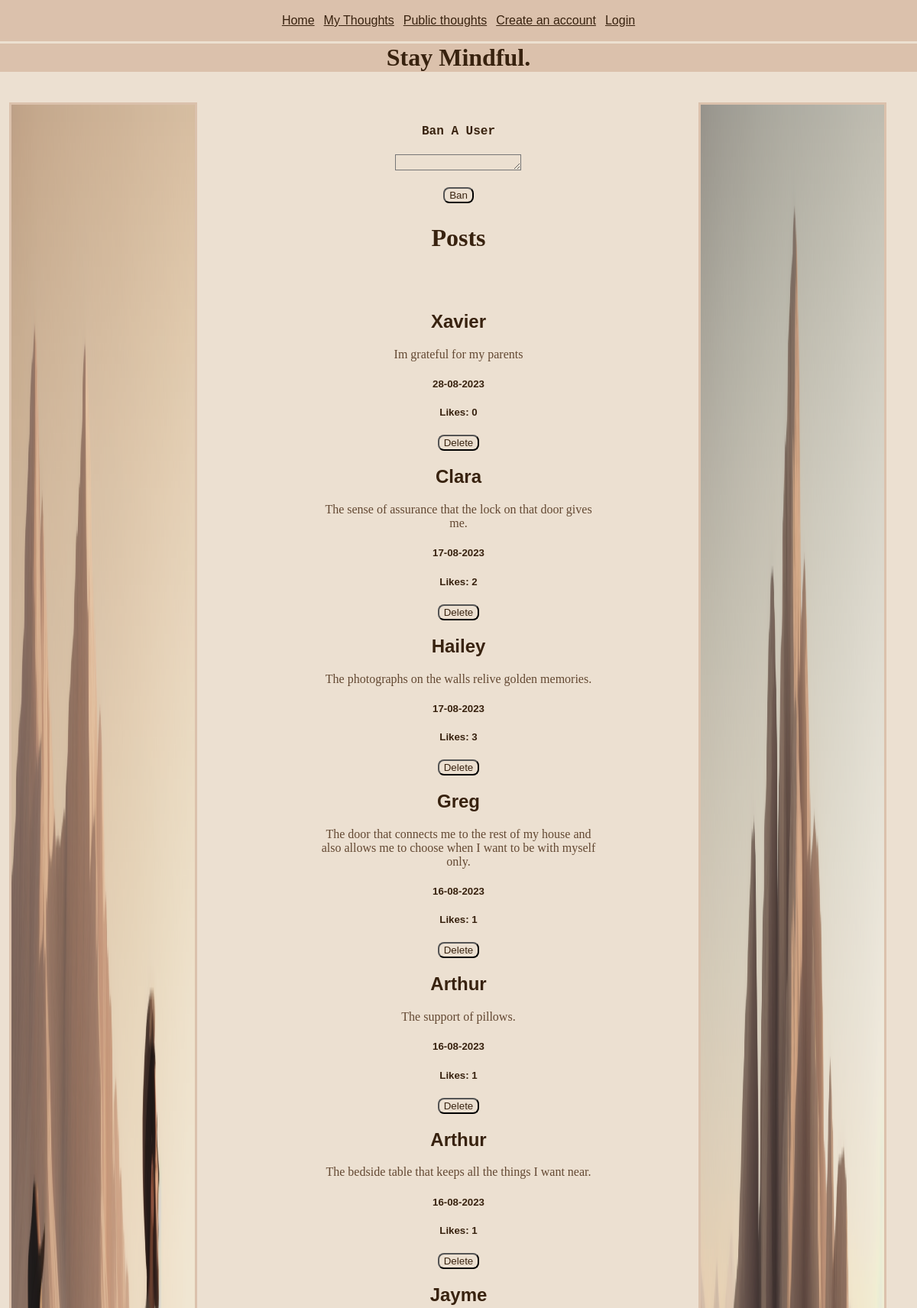
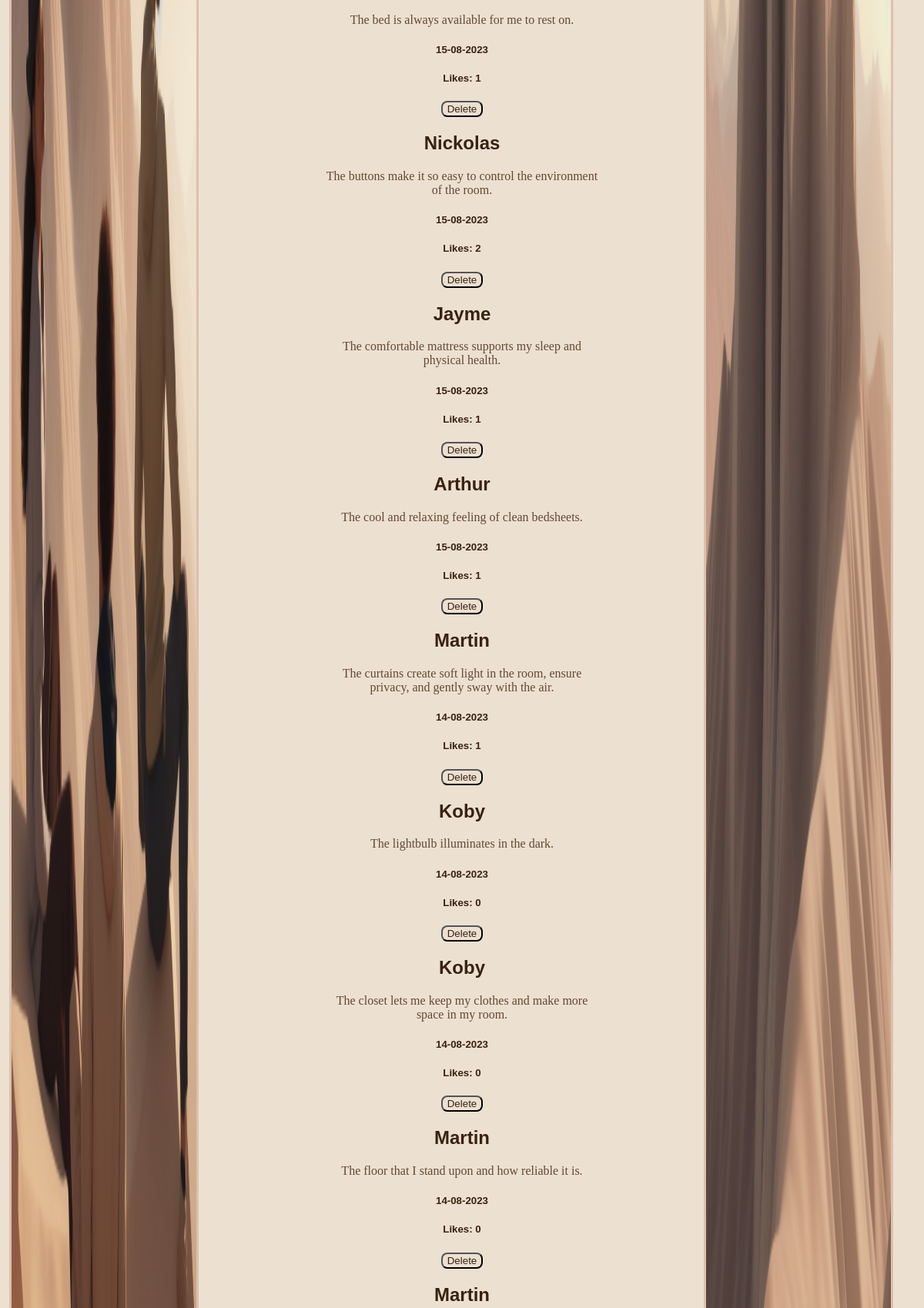
The page /admin (upper part) on the database its author committed (2 pictures, top to bottom).
### tables this page shows
CREATE TABLE Gratitude_idea (id INTEGER PRIMARY KEY, date TEXT, username TEXT, content TEXT, like_count INTEGER DEFAULT (0), is_public INTEGER);

### routes.py (the view)
@app.route('/admin', methods=['GET', 'POST'])
def admin():
    cur.execute('SELECT username, content, date, id, like_count FROM\
                 Gratitude_idea ORDER BY date DESC')
    idea_data = cur.fetchall()
    cur.execute('SELECT username FROM User')
    username = cur.fetchall()
    return render_template("admin.html", idea_data=idea_data,
                           username=username)

### routes.py (called while the page is built)
def get_random_image():
    image_folder = os.path.join(app.static_folder, 'images')
    images = os.listdir(image_folder)
    random_image = random.choice(images)
    return f"static/images/{random_image}"

@app.context_processor
def inject_random_image():
    return {'random_image': get_random_image(),
            'random_image1': get_random_image()}

### templates/admin.html (shortened to what this page needs)
{% extends 'layout.html' %}
{% block content %}
<form action="/ban_user" method="post">
    <h2><label for="username">Ban A User</label></h2>
    <textarea class="input" required name="username" id="username" cols="18" rows="1" maxlength="120"></textarea>
    <br><br>
    <button class="button">Ban</button>
</form>
<div>
    <h1>Posts</h1>
    <br><br>
    {% for idea_data in idea_data %}
    <h2>
    {{ idea_data[0] }}
    </h2>
    <p class="p_overflow">
    {{ idea_data[1] }}
    </p>
    <h5>
    {{idea_data[2]}}
    </h5>
    <h5>
    Likes: {{idea_data[4]}}
    </h5>
    <form action="/delete_their_post" method="post">
        <button class="button">Delete</button>
    </form>
    {% endfor %}
</div>
{% endblock %}

### templates/layout.html (shortened to what this page needs)
<!DOCTYPE html>
<html lang="en">
    <link rel="stylesheet" href="/static/styles.css">
<head>
</head>
<div>
    <nav>
        {% include "nav.html" %}
    </nav>
</div>
<body>
    <header>
        {% include "header.html" %}
    </header>
    <main class="flex">
        <div class="flex-element-image-column">
            <img class="flex-image" src="{{ random_image }}" alt="Mindful">
        </div>
        <div class="flex-element-posts-column">
        {% block content %}
        {% endblock %}
        </div>
        <div class="flex-element-image-column">
            <img class="flex-image" src="{{ random_image1 }}" alt="Mindful">
        </div>
    </main>
</body>
</html>

### templates/nav.html
<div id="nav">
        <a class="nav_element" href="/">Home</a>
        <a class="nav_element" href="/my_posts">My Thoughts</a>
        <a class="nav_element" href="/public_posts">Public thoughts</a>
        {% if session.username == "admin" %}
        <form action="/adminlogin" method="post">
                <button class="button" id="admin">Admin</button>
        </form>
        <a id="username_nav" class="nav_element">Welcome back, {{ session.username }}! </a>
                <form action="/logout" method="post">
                        <button class="nav_button" id="logout"><a> Logout</a></button>
                </form>
        {% elif session['username'] %}
        <a id="username_nav" class="nav_element">Welcome back, {{ session.username }}! </a>
        <form action="/logout" method="post">
                <button class="nav_button" id="logout"><a> Logout</a></button>
        </form>
        {% else %}
        <a class="nav_element" href="/create_account_page">Create an account</a>
        <a class="nav_element" href="/loginpage">Login</a>
        {% endif %}
</div>

### templates/header.html
<h1>Stay Mindful.</h1>

### static/styles.css (style rules this page uses)
header { background-color: #dbc1ac; }
body { background-color: #ece0d1; margin: auto; text-align: center; min-height: 100vh; }
div { padding-top: 1.5%; padding-bottom: 1.5%; }
.nav_element { padding-left: 0.5%; padding-right: 0.5%; }
#nav { position:fixed; top:0%; width: 100%; background-color: #dbc1ac; display: flex; justify-content: center; }
h1 { font-family: cursive; color: #38220f; }
h2 { font-family: sans-serif; color: #38220f; }
h5 { font-family: sans-serif; color: #38220f; padding-left: 5%; padding-right: 5%; }
p { font-family: cursive; color: #634832; }
.p_overflow { overflow-wrap: break-word; margin: auto; }
a { font-family: sans-serif; color: #38220f; }
label { font-family: monospace; font-size: large; color: #38220f; }
.button { background-color: #ece0d1; color: #38220f; border-radius: 8px; }
.input { background-color: #ece0d1; }
.flex { display: flex; flex-direction: row; }
.flex-image { width: 20%; height: 70%; border-style: solid; border-color: #dbc1ac; position: fixed; display: flex; }
.flex-element-image-column { width: 30%; padding-left: 12px; padding-right: 12px; }
.flex-element-posts-column { width: 40%; padding-left: 10%; padding-right: 10%; }

### rows shown on the page
Gratitude_idea: username "Xavier", content "Im grateful for my parents", date "28-08-2023", like_count "0"
Gratitude_idea: username "Clara", content "The sense of assurance that the lock on that door gives me.", date "17-08-2023", like_count "2"
Gratitude_idea: username "Hailey", content "The photographs on the walls relive golden memories.", date "17-08-2023", like_count "3"
Gratitude_idea: username "Greg", content "The door that connects me to the rest of my house and also allows me to choose when I want to be with myself only.", date "16-08-2023", like_count "1"
Gratitude_idea: username "Arthur", content "The support of pillows.", date "16-08-2023", like_count "1"
Gratitude_idea: username "Arthur", content "The bedside table that keeps all the things I want near.", date "16-08-2023", like_count "1"
Gratitude_idea: username "Jayme", content "The bed is always available for me to rest on.", date "15-08-2023", like_count "1"
Gratitude_idea: username "Nickolas", content "The buttons make it so easy to control the environment of the room.", date "15-08-2023", like_count "2"
Gratitude_idea: username "Jayme", content "The comfortable mattress supports my sleep and physical health.", date "15-08-2023", like_count "1"
Gratitude_idea: username "Arthur", content "The cool and relaxing feeling of clean bedsheets.", date "15-08-2023", like_count "1"
Gratitude_idea: username "Martin", content "The curtains create soft light in the room, ensure privacy, and gently sway with the air.", date "14-08-2023", like_count "1"
Gratitude_idea: username "Koby", content "The lightbulb illuminates in the dark.", date "14-08-2023", like_count "0"
Gratitude_idea: username "Koby", content "The closet lets me keep my clothes and make more space in my room.", date "14-08-2023", like_count "0"
Gratitude_idea: username "Martin", content "The floor that I stand upon and how reliable it is.", date "14-08-2023", like_count "0"
Gratitude_idea: username "Martin"
